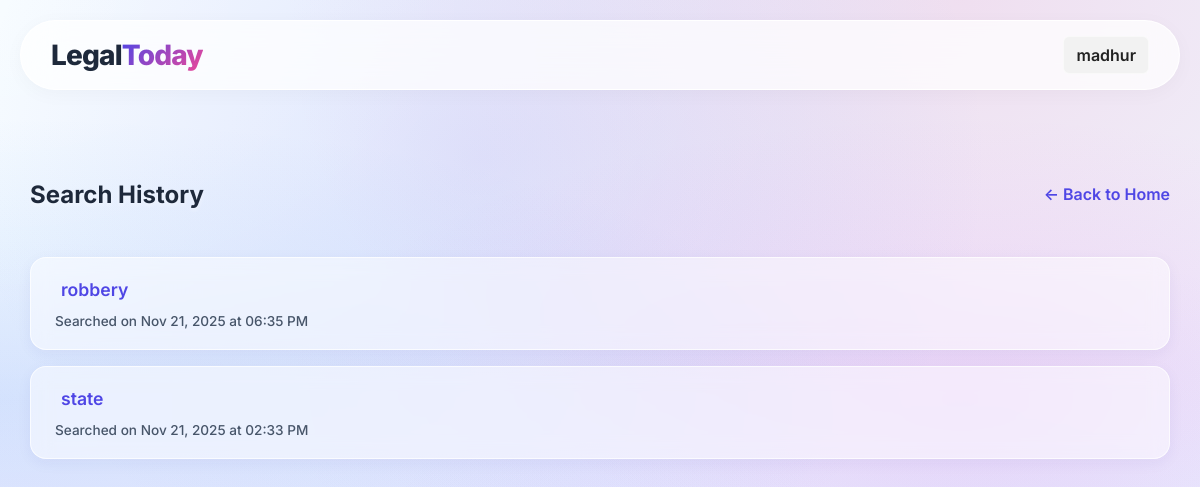
Before: /history (signed in) with the older database file.
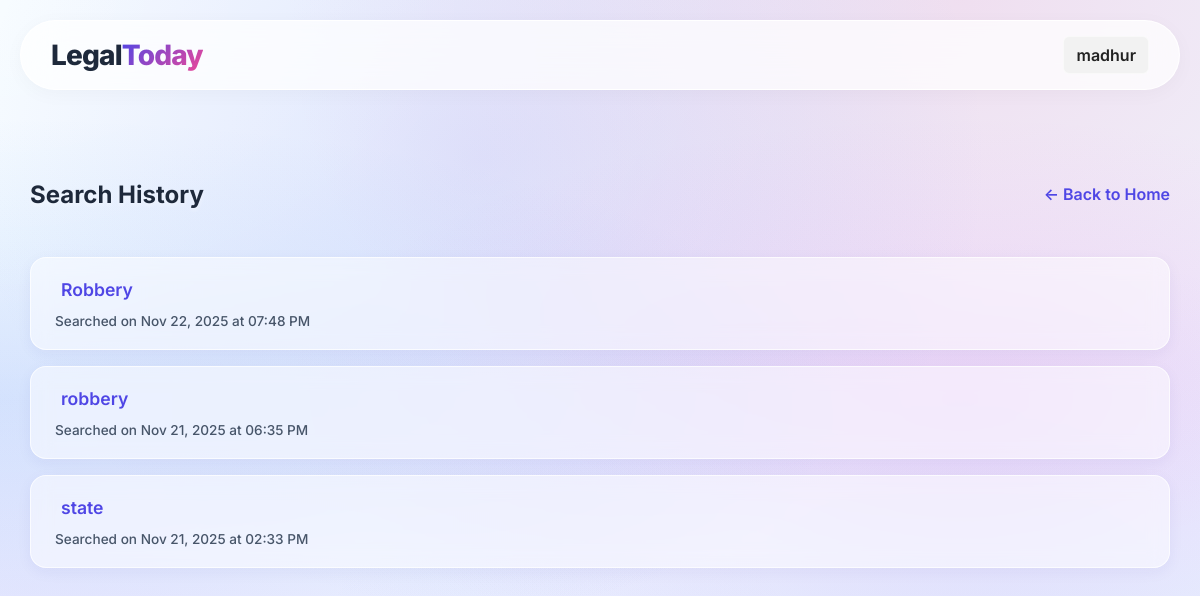
After: the same page with the newer database file.
### tables this page shows
CREATE TABLE history (id INTEGER PRIMARY KEY AUTOINCREMENT, email TEXT NOT NULL, query TEXT NOT NULL, created_at DATETIME DEFAULT CURRENT_TIMESTAMP);

### app.py (the view)
@app.route('/history', methods=['GET'])
def history():
    conn = get_db_connection()
    cursor = conn.cursor()
    cursor.execute('''SELECT query, created_at FROM history WHERE email=? ORDER BY created_at DESC''', (session.get("email"),))
    rows = cursor.fetchall()
    conn.close()
    past_queries = []
    for query, created_at in rows:
        if isinstance(created_at, str):
            try:
                created_at = datetime.strptime(created_at, "%Y-%m-%d %H:%M:%S")
            except:
                pass
        past_queries.append((query, created_at))
    return render_template("history.html", past_queries=past_queries, name=session.get("name", None), email=session.get("email", None))

### app.py (called while the page is built)
def get_db_connection():
    conn = sqlite3.connect('users.db')
    conn.row_factory = sqlite3.Row
    return conn

### templates/history.html (shortened to what this page needs)
<!DOCTYPE html>
<html lang="en">
<head>
    <link rel="stylesheet" href="../static/css/styles.css">
    <link rel="stylesheet" href="../static/css/layout.css">
    <link rel="stylesheet" href="../static/css/buttons.css">
    <link rel="stylesheet" href="../static/css/content.css">
    <link rel="stylesheet" href="../static/css/form.css">
    <link rel="stylesheet" href="../static/css/auth.css">
    <link rel="stylesheet" href="../static/css/results.css">
    <link rel="stylesheet" href="../static/css/documents.css">
    <link rel="stylesheet" href="../static/css/user.css">
    <link rel="stylesheet" href="../static/css/history.css">
</head>
<body>
    <div class="page-container">
        <div class="content-wrapper">
            <header class="header">
                <a href="{{ url_for('index') }}" class="logo">Legal<span>Today</span></a>
                {% if not name %}
                <div class="header-buttons">
                    <button id="login-but" class="button-l">Login</button>
                    <button id="register-but" class="button-r">Registration</button>
                </div>
                {% else %}
                <div class="header-buttons">
                    <div class="user-menu">
                        <span class="username">{{ name }}</span>
                    </div>
                </div>
                {% endif %}
            </header>
            <main class="main-content">
                <section class="r-section">
                    <div class="r-header">
                        <h2>Search History</h2>
                        <a href="{{ url_for('index') }}" class="link">&larr; Back to Home</a>
                    </div>
                    {% if past_queries %}
                    <div class="results-list">
                        <ul class="history-list">
                            {% for query, created_at in past_queries %}
                            <li class="history-item">
                                <form action="{{ url_for('search_query',page_num=1) }}" method="get" class="inline-form">
                                    <button type="submit" class="history-link">{{ query }}</button>
                                </form>
                                <span class="timestamp">
                                    Searched on {{ created_at.strftime("%b %d, %Y at %I:%M %p") if created_at else '' }}
                                </span>
                            </li>
                            {% endfor %}
                        </ul>
                    </div>
                    {% else %}
                    <p class="no-history">No search history found.</p>
                    {% endif %}
                </section>
            </main>
        </div>
    </div>
</body>
</html>

### static/css/styles.css (style rules this page uses)
:root { --glass-bg: rgba(255, 255, 255, 0.65); --glass-border: rgba(255, 255, 255, 0.8); --glass-shadow: 0 8px 32px 0 rgba(31, 38, 135, 0.1); --glass-blur: blur(16px); --color-primary: #4f46e5; --color-primary-hover: #4338ca; --color-text-main: #1e293b; --color-text-muted: #475569; --color-danger: #ef4444; --font-family: 'Inter', system-ui, -apple-system, sans-serif; --radius-lg: 20px; --radius-md: 16px; --radius-sm: 10px; }
body { font-family: var(--font-family); margin: 0; padding: 0; color: var(--color-text-main); background-color: #f0f9ff; background-image: radial-gradient(at 0% 0%, hsla(253,16%,7%,1) 0, transparent 50%), radial-gradient(at 50% 0%, hsla(225,39%,30%,1) 0, transparent 50%), radial-gradient(at 100% 0%, hsla(339,49%,30%,1) 0, transparent 50%); background-image: radial-gradient(at 40% 20%, rgba(99, 102, 241, 0.15) 0px, transparent 50%), radial-gradient(at 80% 0%, rgba(236, 72, 153, 0.15) 0px, transparent 50%), radial-gradient(at 0% 50%, rgba(59, 130, 246, 0.15) 0px, transparent 50%), radial-gradient(at 80% 50%, rgba(217, 70, 239, 0.15) 0px, transparent 50%), radial-gradient(at 0% 100%, rgba(168, 85, 247, 0.15) 0px, transparent 50%), radial-gradient(at 80% 100%, rgba(99, 102, 241, 0.15) 0px, transparent 50%), radial-gradient(at 0% 0%, rgba(255, 255, 255, 0.5) 0px, transparent 50%); background-attachment: fixed; background-size: cover; min-height: 100vh; }

### static/css/layout.css (style rules this page uses)
.page-container { min-height: 100vh; display: flex; flex-direction: column; align-items: center; padding: 0 20px; }
.content-wrapper { width: 100%; max-width: 1200px; margin-top: 20px; margin-bottom: 40px; }
.header { display: flex; justify-content: space-between; align-items: center; padding: 15px 30px; margin-bottom: 30px; background: rgba(255, 255, 255, 0.75); backdrop-filter: blur(20px); -webkit-backdrop-filter: blur(20px); border: 1px solid rgba(255, 255, 255, 0.9); box-shadow: 0 4px 20px rgba(0,0,0,0.03); border-radius: 100px; position: sticky; top: 20px; z-index: 100; }
.logo { font-size: 1.75rem; font-weight: 800; letter-spacing: -0.03em; color: var(--color-text-main); text-decoration: none; display: flex; align-items: center; }
.logo span { color: var(--color-primary); background: linear-gradient(135deg, var(--color-primary) 0%, #ec4899 100%); -webkit-background-clip: text; -webkit-text-fill-color: transparent; }
.header-buttons { display: flex; gap: 15px; align-items: center; }
.user-menu { position: relative; display: inline-block; }
.username { display: block; padding: 10px 15px; background: rgba(255, 255, 255, 0.4); backdrop-filter: blur(8px); -webkit-backdrop-filter: blur(8px); border: 1px solid rgba(255, 255, 255, 0.6); border-radius: 50px; color: var(--color-text-main); font-weight: 600; cursor: pointer; transition: all 0.3s ease; }
.main-content { width: 100%; animation: fadeIn 0.6s ease-out; }

### static/css/buttons.css (style rules this page uses)
button, .button-l, .button-r, .button-primary { font-family: var(--font-family); cursor: pointer; border: none; outline: none; transition: all 0.3s cubic-bezier(0.4, 0, 0.2, 1); }

### static/css/content.css (style rules this page uses)
.main-content { margin-top: 2rem; }

### static/css/results.css (style rules this page uses)
.r-section { padding: 10px; }
.r-header { display: flex; justify-content: space-between; align-items: center; margin-bottom: 1.5rem; margin-top: 3rem; }
.r-header h2 { font-size: 1.5rem; font-weight: 700; color: var(--color-text-main); margin: 0; text-shadow: 0 2px 4px rgba(255,255,255,0.5); }
.results-list { display: flex; flex-direction: column; gap: 1.5rem; }

### static/css/user.css (style rules this page uses)
.user-menu { position: relative; display: inline-block; cursor: pointer; font-weight: 600; }
.username { color: #222; padding: 8px 12px; border-radius: 6px; background: #f2f2f2; }

Changed rows visible on the page:
added history: query "Robbery", created_at "Nov 22, 2025 at 07:48 PM"
